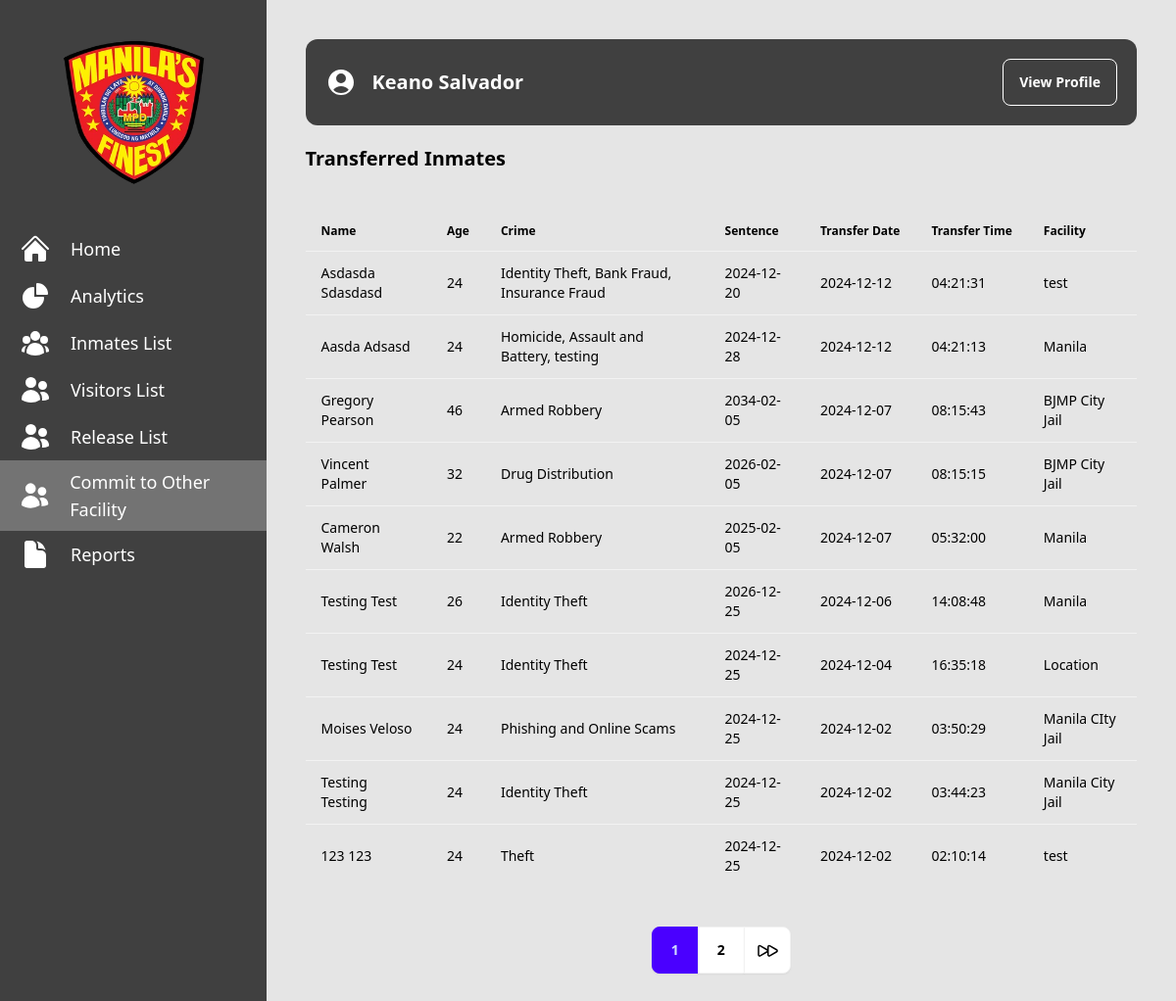
Page /transfered.php (signed in) on the committed database.
### tables this page shows
CREATE TABLE `users` (
  `user_id` int(11) NOT NULL,
  `first_name` varchar(100) NOT NULL,
  `last_name` varchar(100) NOT NULL,
  `middle_name` varchar(100) DEFAULT NULL,
  `email` varchar(255) NOT NULL,
  `username` varchar(100) NOT NULL,
  `password_hashed` varchar(255) NOT NULL,
  `role` enum('Admin','User') NOT NULL,
  `verification_code` varchar(6) DEFAULT NULL,
  `status` enum('Pending','Verified','Suspended','Reviewing') DEFAULT 'Pending',
  `created_at` timestamp NOT NULL DEFAULT current_timestamp(),
  `updated_at` timestamp NOT NULL DEFAULT current_timestamp() ON UPDATE current_timestamp()
);

CREATE TABLE `inmate_transfers` (
  `transfer_id` int(11) NOT NULL,
  `inmate_id` bigint(20) UNSIGNED NOT NULL,
  `transfer_location` varchar(255) NOT NULL,
  `transfer_date` timestamp NOT NULL DEFAULT current_timestamp(),
  `user_id` int(11) NOT NULL
);

CREATE TABLE `inmates` (
  `id` bigint(20) UNSIGNED NOT NULL,
  `firstname` varchar(50) NOT NULL,
  `lastname` varchar(50) NOT NULL,
  `middlename` varchar(50) DEFAULT NULL,
  `gender` enum('Male','Female','Other') NOT NULL,
  `case_detail` text NOT NULL,
  `date_admitted` date DEFAULT NULL,
  `date_release` date DEFAULT NULL,
  `case_number` varchar(255) DEFAULT NULL,
  `image_path` varchar(255) DEFAULT NULL,
  `image_data_path` varchar(255) DEFAULT NULL,
  `verify_image` varchar(255) DEFAULT NULL,
  `status` enum('detained','released','reviewing','transferred') NOT NULL DEFAULT 'detained',
  `suffix` varchar(10) DEFAULT NULL,
  `birthday` date DEFAULT NULL,
  `emergency_contact` varchar(255) DEFAULT NULL,
  `arresting_officers` varchar(255) DEFAULT NULL,
  `ioc` varchar(255) DEFAULT NULL,
  `address` varchar(255) DEFAULT NULL,
  `date_time_arrested` datetime DEFAULT NULL
);

### transfered.php (the view, shortened to what this page needs)
<?php
require 'controllers/db_conn.php';
$username = $_SESSION['username'];
$stmt = $conn->prepare("SELECT * FROM users WHERE username = ?");
$stmt->bind_param("s", $username);
$stmt->execute();
$result = $stmt->get_result();
if ($result->num_rows > 0) {
    $user = $result->fetch_assoc();
} else {
    echo "No user found.";
    exit;
}
?>
<!DOCTYPE html>
<html lang="en">
<head>
    <link rel="stylesheet" href="node_modules/sweetalert2/dist/sweetalert2.min.css">
    <link rel="stylesheet" href="src/output.css">
</head>
<body class="bg-neutral-200">
    <div class="flex flex-row relative">
        <ul class="flex flex-col w-96 bg-neutral-700 text-white h-dvh sticky top-0">
            <img src="img/police-logo.png" alt="police-logo.png" class="my-10 self-center" style="width: 150px; height: 150px;">
            <li class="hover:bg-neutral-500">
                <a href="home.php" class="flex items-center pl-5 py-2">
                    <h1 class="pl-5 text-lg">Home</h1>
                </a>
            </li>
            <li class="dropdown">
                <div tabindex="0" role="button" class="hover:bg-neutral-500">
                    <div class="flex items-center pl-5 py-2">
                        <p class="pl-5 text-lg">Analytics</p>
                    </div>
                </div>
            </li>
            <li class="hover:bg-neutral-500">
                <a href="inmates.php" class="flex items-center pl-5 py-2">
                    <h1 class="pl-5 text-lg">Inmates List</h1>
                </a>
            </li>
            <li class="hover:bg-neutral-500">
                <a href="visitors.php" class="flex items-center pl-5 py-2">
                    <h1 class="pl-5 text-lg">Visitors List</h1>
               </a>
            </li>
            <li class="hover:bg-neutral-500">
                <a href="release.php" class="flex items-center pl-5 py-2">
                    <h1 class="pl-5 text-lg">Release List</h1>
               </a>
            </li>
            <li class="hover:bg-neutral-500">
                <a href="transfered.php" class="flex items-center pl-5 py-2 bg-neutral-500">
                    <h1 class="pl-5 text-lg">Commit to Other Facility</h1>
               </a>
            </li>
            <li class="hover:bg-neutral-500">
                <a href="reports.php" class="flex items-center pl-5 py-2">
                    <h1 class="pl-5 text-lg">Reports</h1>
                </a>
            </li>
        </ul>
        <div class="m-10 w-full">
            <div class="flex justify-between bg-neutral-700  p-5 rounded-xl mb-5">
                <div class="flex items-center gap-4 w-auto">
                    <h2 class="text-xl font-semibold text-white">
                        <?php echo htmlspecialchars($user['first_name'] . ' ' . $user['last_name']); ?>
                    </h2>
                </div>
                <div class="flex items-center gap-4">
                    <button class="btn btn-outline btn-neutral text-white" onclick="profile.showModal()">
                        View Profile
                    </button>
                </div>
            </div>
            <div class="text-black">
                <div class="flex items-center justify-between pb-10">
                    <p class="font-semibold text-xl">Transferred Inmates</p>
                </div>
                <table class="table">
                    <thead>
                        <tr class="text-black">
                            <th>Name</th>
                            <th>Age</th>
                            <th>Crime</th>
                            <th>Sentence</th>
                            <th>Transfer Date</th>
                            <th>Transfer Time</th>
                            <th>Facility</th>
                        </tr>
                    </thead>
                    <tbody>
                        <?php
                        include 'controllers/db_conn.php';
                        $limit = 10;
                        $page = isset($_GET['page']) ? (int)$_GET['page'] : 1;
                        $start = ($page - 1) * $limit;
                        $total_results = $conn->query("SELECT COUNT(*) AS count FROM inmate_transfers WHERE transfer_date IS NOT NULL")->fetch_assoc()['count'];
                        $total_pages = ceil($total_results / $limit);
                        $query = "SELECT i.*,
                                  it.transfer_date,
                                  it.transfer_location as facility,
                                  TIMESTAMPDIFF(YEAR, i.birthday, CURDATE()) as age
                                  FROM inmates i
                                  INNER JOIN inmate_transfers it ON i.id = it.inmate_id
                                  WHERE i.status = 'transferred'
                                  ORDER BY it.transfer_date DESC
                                  LIMIT $start, $limit";
                        $result = $conn->query($query);
                        if ($result->num_rows > 0) {
                            while ($row = $result->fetch_assoc()) {
                                $transfer_datetime = new DateTime($row['transfer_date']);
                                echo "<tr class='hover:bg-gray-300 text-black'>";
                                echo "<td>{$row['firstname']} {$row['lastname']}</td>";
                                echo "<td>{$row['age']}</td>";
                                echo "<td>{$row['case_detail']}</td>";
                                echo "<td>" . ($row['date_release'] ? date('Y-m-d', strtotime($row['date_release'])) : 'N/A') . "</td>";
                                echo "<td>" . $transfer_datetime->format('Y-m-d') . "</td>";
                                echo "<td>" . $transfer_datetime->format('H:i:s') . "</td>";
                                echo "<td>{$row['facility']}</td>";
                                echo "</tr>";
                            }
                        } else {
                            echo "<tr><td colspan='8' class='text-center'>No transferred inmates found.</td></tr>";
                        }
                        ?>
                    </tbody>
                </table>
            </div>
            <div class="flex justify-center">
            <div class="join my-10">
                <?php for ($i = 1; $i <= $total_pages; $i++): ?>
                    <input class="join-item btn btn-square hover:bg-neutral-400  <?= $page == $i ? 'bg-green-400 text-white' : 'bg-white text-black' ?>"
                           type="radio"
                           name="options"
                           aria-label="<?= $i ?>"
                           value="<?= $i ?>"
                           <?= $page == $i ? 'checked="checked"' : '' ?>
                           onchange="window.location.href='?page=<?= $i ?>'" />
                <?php endfor; ?>
                <?php if ($page < $total_pages): ?>
                    <button class="join-item btn btn-square bg-white hover:bg-neutral-400" onclick="window.location.href='?page=<?= $page + 1 ?>'">
                    </button>
                <?php endif; ?>
            </div>
        </div>
        </div>
    </div>
</body>
</html>

### rows in the picture
users: first_name+last_name "Keano Salvador"
inmate_transfers: inmate.firstname "Asdasda", inmate.lastname "Sdasdasd", age "24", inmate.case_detail "Identity Theft, Bank Fraud, Insurance Fraud", inmate.date_release "2024-12-20", transfer_date "2024-12-12", transfer_date "04:21:31", transfer_location "test"
inmate_transfers: inmate.firstname "Aasda", inmate.lastname "Adsasd", age "24", inmate.case_detail "Homicide, Assault and Battery, testing", inmate.date_release "2024-12-28", transfer_date "2024-12-12", transfer_date "04:21:13", transfer_location "Manila"
inmate_transfers: inmate.firstname "Gregory", inmate.lastname "Pearson", age "46", inmate.case_detail "Armed Robbery", inmate.date_release "2034-02-05", transfer_date "2024-12-07", transfer_date "08:15:43", transfer_location "BJMP City Jail"
inmate_transfers: inmate.firstname "Vincent", inmate.lastname "Palmer", age "32", inmate.case_detail "Drug Distribution", inmate.date_release "2026-02-05", transfer_date "2024-12-07", transfer_date "08:15:15", transfer_location "BJMP City Jail"
inmate_transfers: inmate.firstname "Cameron", inmate.lastname "Walsh", age "22", inmate.case_detail "Armed Robbery", inmate.date_release "2025-02-05", transfer_date "2024-12-07", transfer_date "05:32:00", transfer_location "Manila"
inmate_transfers: inmate.firstname "Testing", inmate.lastname "Test", age "26", inmate.case_detail "Identity Theft", inmate.date_release "2026-12-25", transfer_date "2024-12-06", transfer_date "14:08:48", transfer_location "Manila"
inmate_transfers: inmate.firstname "Testing", inmate.lastname "Test", age "24", inmate.case_detail "Identity Theft", inmate.date_release "2024-12-25", transfer_date "2024-12-04", transfer_date "16:35:18", transfer_location "Location"
inmate_transfers: inmate.firstname "Moises", inmate.lastname "Veloso", age "24", inmate.case_detail "Phishing and Online Scams", inmate.date_release "2024-12-25", transfer_date "2024-12-02", transfer_date "03:50:29", transfer_location "Manila CIty Jail"
inmate_transfers: inmate.firstname "Testing", inmate.lastname "Testing", age "24", inmate.case_detail "Identity Theft", inmate.date_release "2024-12-25", transfer_date "2024-12-02", transfer_date "03:44:23", transfer_location "Manila City Jail"
inmate_transfers: inmate.firstname "123", inmate.lastname "123", age "24", inmate.case_detail "Theft", inmate.date_release "2024-12-25", transfer_date "2024-12-02", transfer_date "02:10:14", transfer_location "test"
